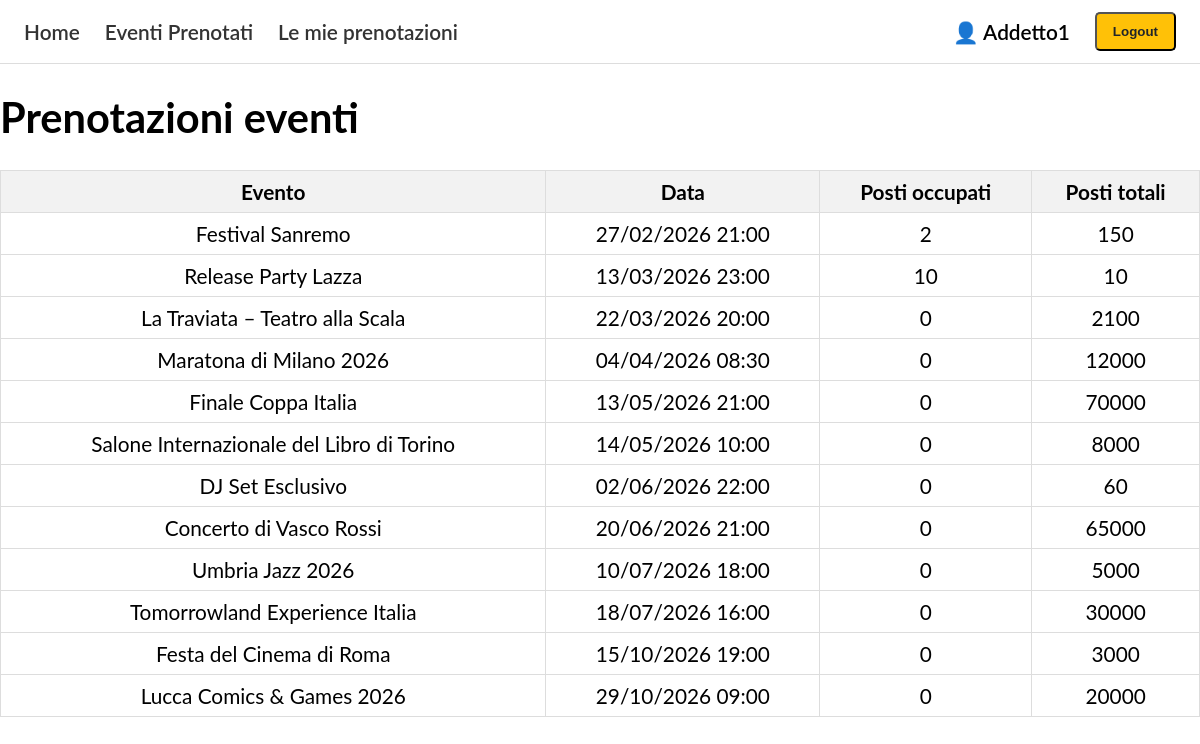
/events/prenotazioni-eventi/ (signed in), run on the app's committed database.
### events/models.py (models this page shows, shortened)
class Evento(models.Model):
    titolo = models.CharField(max_length=200)
    descrizione = models.TextField(blank=True)
    data = models.DateTimeField()
    posti_totali = models.PositiveIntegerField()
    creatore = models.ForeignKey(User, on_delete=models.CASCADE)
    immagine = models.ImageField(upload_to="eventi/",blank=True,null=True)
    class Meta:
        verbose_name = "Evento"
        verbose_name_plural = "Eventi"

### events/views.py (the view)
# urls.py: path('prenotazioni-eventi/',views.prenotazioni_eventi,name='prenotazioni-eventi'),
@staff_member_required
def prenotazioni_eventi(request):
    eventi = Evento.objects.filter(
        data__gt=timezone.now()
    ).order_by('data')
    return render(request, 'events/prenotazioni_eventi.html', {
        'eventi': eventi
    })

### events/templates/events/prenotazioni_eventi.html
{% extends "base_generic.html" %}
{% block content %}
<h1>Prenotazioni eventi</h1>
<table class="admin-table">
  <tr>
    <th>Evento</th>
    <th>Data</th>
    <th>Posti occupati</th>
    <th>Posti totali</th>
  </tr>
  {% for evento in eventi %}
  <tr>
    <td>{{ evento.titolo }}</td>
    <td>{{ evento.data|date:"d/m/Y H:i" }}</td>
    <td>{{ evento.prenotazione_set.count }}</td>
    <td>{{ evento.posti_totali }}</td>
  </tr>
  {% endfor %}
</table>
{% endblock %}

### events/templates/base_generic.html (shortened to what this page needs)
<!DOCTYPE html>
<html lang="en">
<head>
  {% load static %}
  <link rel="stylesheet" href="{% static 'css/styles.css' %}">
  <link rel="stylesheet" href="{% static 'css/home_layout.css' %}">
</head>
<body>
  <nav class="top-nav">
    <div class="nav-inner">
      <ul class="sidebar-nav">
        <li><a href="{% url 'index' %}">Home</a></li>
        {% if user.is_staff %}
        <li>
          <a href="{% url 'prenotazioni-eventi' %}">
            Eventi Prenotati
          </a>
        </li>
        {% endif %}
        {% if user.is_authenticated %}
        <li>
          <a href="{% url 'mie-prenotazioni' %}">
            Le mie prenotazioni
          </a>
        </li>
        <li class="nav-user">
          👤 {{ user.get_username }}
        </li>
        <li>
          <form method="post" action="{% url 'logout' %}?next={% url 'index' %}">
            <button type="submit" class="btn btn-warning">Logout</button>
          </form>
        </li>
        {% else %}
        <li><a href="{% url 'login' %}?next=/events/">Accedi</a></li>
        <li><a href="{% url 'signup' '/' %}">Registrati</a></li>
        {% endif %}
      </ul>
    </div>
  </nav>
  <div class="container">
    {% block content %}
    {% endblock %}
  </div>
</body>
</html>

### events/static/css/styles.css (style rules this page uses)
body { font-family: "Lato", sans-serif; font-size: 1.3em; margin: 0; padding: 0; }
.top-nav { position: sticky; top: 0; z-index: 1000; background-color: #fff; border-bottom: 1px solid #ddd; padding: 12px 24px; }
.sidebar-nav { display: flex; align-items: center; gap: 25px; list-style: none; margin: 0; padding: 0; }
.sidebar-nav a { text-decoration: none; font-weight: 600; color: #333; }
.nav-user { margin-left: auto; display: flex; align-items: center; gap: 8px; font-weight: 600; }
a { color: #333; text-decoration: none; transition: color 0.15s ease; }
.btn { display: inline-block; padding: 10px 16px; border-radius: 5px; text-decoration: none; font-weight: 600; }
.btn-warning { background-color: #ffc107; color: #212529; }
.admin-table { width: 100%; border-collapse: collapse; margin-top: 20px; }
.admin-table th, .admin-table td { padding: 8px; border: 1px solid #ddd; text-align: center; }
.admin-table th { background-color: #f2f2f2; }

### data on the page
Evento: titolo "Festival Sanremo", data "27/02/2026 21:00", prenotazione_set.count "2", posti_totali "150"
Evento: titolo "Release Party Lazza", data "13/03/2026 23:00", prenotazione_set.count "10", posti_totali "10"
Evento: titolo "La Traviata – Teatro alla Scala", data "22/03/2026 20:00", prenotazione_set.count "0", posti_totali "2100"
Evento: titolo "Maratona di Milano 2026", data "04/04/2026 08:30", prenotazione_set.count "0", posti_totali "12000"
Evento: titolo "Finale Coppa Italia", data "13/05/2026 21:00", prenotazione_set.count "0", posti_totali "70000"
Evento: titolo "Salone Internazionale del Libro di Torino", data "14/05/2026 10:00", prenotazione_set.count "0", posti_totali "8000"
Evento: titolo "DJ Set Esclusivo", data "02/06/2026 22:00", prenotazione_set.count "0", posti_totali "60"
Evento: titolo "Concerto di Vasco Rossi", data "20/06/2026 21:00", prenotazione_set.count "0", posti_totali "65000"
Evento: titolo "Umbria Jazz 2026", data "10/07/2026 18:00", prenotazione_set.count "0", posti_totali "5000"
Evento: titolo "Tomorrowland Experience Italia", data "18/07/2026 16:00", prenotazione_set.count "0", posti_totali "30000"
Evento: titolo "Festa del Cinema di Roma", data "15/10/2026 19:00", prenotazione_set.count "0", posti_totali "3000"
Evento: titolo "Lucca Comics & Games 2026", data "29/10/2026 09:00", prenotazione_set.count "0", posti_totali "20000"

### other printed values
{{ user.get_username }} "Addetto1"
